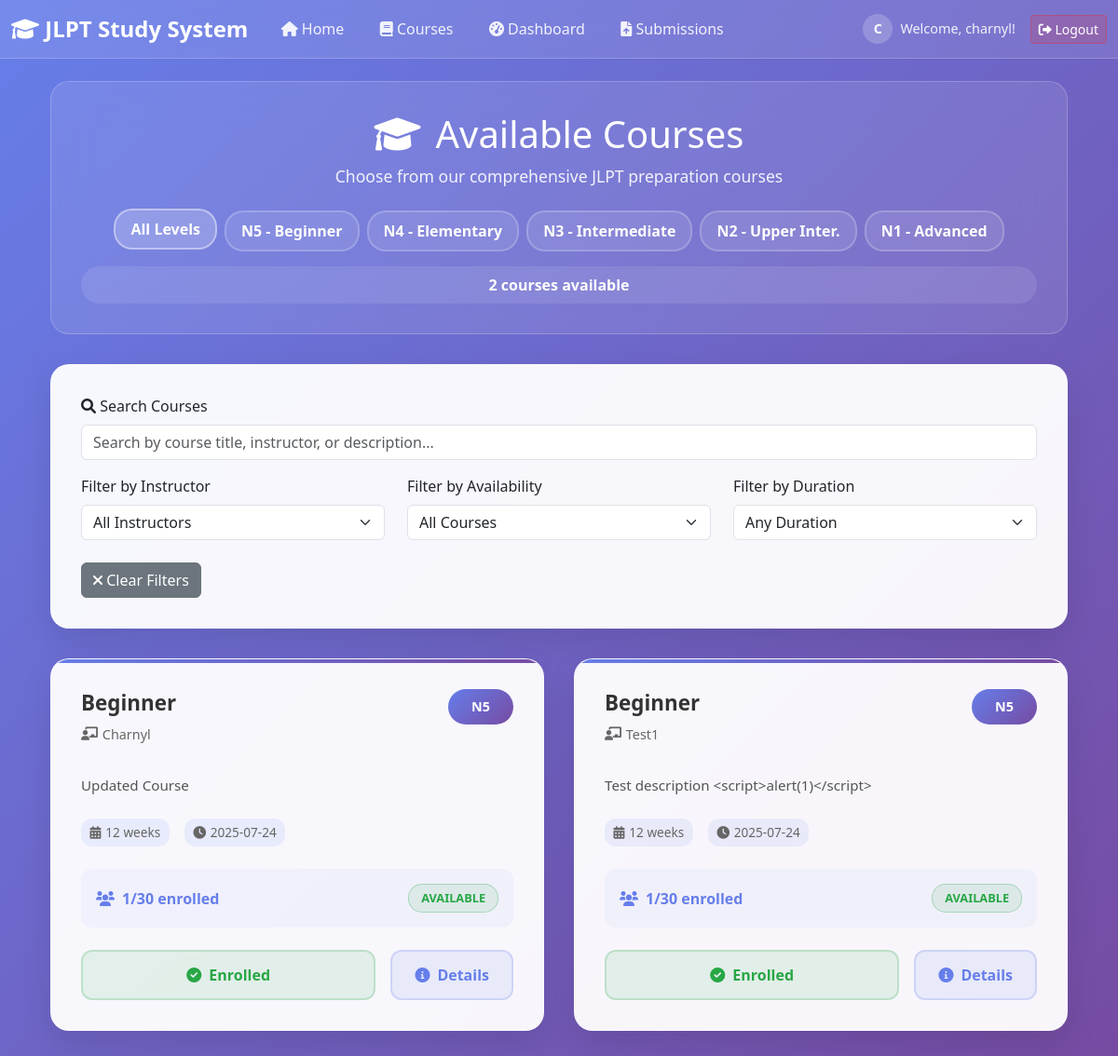
The page /courses (signed in) on the database its author committed.
### tables this page shows
CREATE TABLE courses (
            id INTEGER PRIMARY KEY AUTOINCREMENT,
            title TEXT NOT NULL,
            description TEXT,
            jlpt_level TEXT NOT NULL,
            instructor_name TEXT,
            duration_weeks INTEGER,
            max_students INTEGER,
            status TEXT DEFAULT 'active',
            created_by INTEGER,
            created_at TIMESTAMP DEFAULT CURRENT_TIMESTAMP,
            updated_at TIMESTAMP DEFAULT CURRENT_TIMESTAMP,
            FOREIGN KEY (created_by) REFERENCES admin_users (id)
        );

### app.py (the view)
@app.route('/courses')
def courses():
    try:
        conn = get_db_connection()
        courses_query = '''
            SELECT c.*,
                   (SELECT COUNT(*) FROM enrollments WHERE course_id = c.id AND status = 'approved') as enrolled_count,
                   (SELECT username FROM admin_users WHERE id = c.created_by) as created_by_name
            FROM courses c
            WHERE c.status = 'active'
            ORDER BY c.created_at DESC
        '''
        courses_list = conn.execute(courses_query).fetchall()
        user_enrollments = []
        if 'user_id' in session:
            user_enrollments_query = '''
                SELECT course_id, status, enrolled_at, approved_at
                FROM enrollments
                WHERE user_id = ?
            '''
            user_enrollments = conn.execute(user_enrollments_query, (session['user_id'],)).fetchall()
        courses_data = []
        for course in courses_list:
            course_dict = dict(course)
            if course_dict.get('created_at'):
                course_dict['created_at'] = parse_datetime(course_dict['created_at']).strftime('%Y-%m-%d %H:%M:%S')
            courses_data.append(course_dict)
        enrollments_data = []
        for enrollment in user_enrollments:
            enrollment_dict = dict(enrollment)
            if enrollment_dict.get('enrolled_at'):
                enrollment_dict['enrolled_at'] = parse_datetime(enrollment_dict['enrolled_at']).strftime('%Y-%m-%d %H:%M:%S')
            if enrollment_dict.get('approved_at'):
                enrollment_dict['approved_at'] = parse_datetime(enrollment_dict['approved_at']).strftime('%Y-%m-%d %H:%M:%S')
            enrollments_data.append(enrollment_dict)
        conn.close()
        return render_template('course_list.html',
                             courses=courses_data,
                             user_enrollments=enrollments_data)
    except Exception as e:
        app.logger.error(f'Error loading courses: {str(e)}')
        flash('Error loading courses. Please try again.', 'error')
        return redirect(url_for('index'))

### app.py (called while the page is built)
def get_db_connection():
    conn = sqlite3.connect('jlpt_study.db')
    conn.row_factory = sqlite3.Row
    return conn

@app.context_processor
def inject_session():
    return dict(session=session)

def parse_datetime(date_string):
    if not date_string:
        return datetime.now()
    if isinstance(date_string, datetime):
        return date_string
    try:
        formats = [
            '%Y-%m-%d %H:%M:%S.%f',
            '%Y-%m-%d %H:%M:%S',
            '%Y-%m-%d',
            '%m/%d/%Y %H:%M:%S',
            '%m/%d/%Y'
        ]
        for fmt in formats:
            try:
                return datetime.strptime(str(date_string), fmt)
            except ValueError:
                continue
        from dateutil import parser
        return parser.parse(str(date_string))
    except Exception as e:
        app.logger.warning(f'Could not parse datetime {date_string}: {str(e)}')
        return datetime.now()

### templates/course_list.html (shortened to what this page needs)
{% extends 'base.html' %}
{% block content %}
<div class="container">
    <div class="courses-header">
        <h1 class="courses-title">
            <i class="fas fa-graduation-cap"></i>
            <span>Available Courses</span>
        </h1>
        <p class="courses-subtitle">Choose from our comprehensive JLPT preparation courses</p>
        <div class="level-filter-tabs">
            <button class="level-tab active" onclick="filterByLevel('all')">All Levels</button>
            <button class="level-tab" onclick="filterByLevel('N5')">N5 - Beginner</button>
            <button class="level-tab" onclick="filterByLevel('N4')">N4 - Elementary</button>
            <button class="level-tab" onclick="filterByLevel('N3')">N3 - Intermediate</button>
            <button class="level-tab" onclick="filterByLevel('N2')">N2 - Upper Inter.</button>
            <button class="level-tab" onclick="filterByLevel('N1')">N1 - Advanced</button>
        </div>
        <div class="course-count" id="course-count">
            {{ courses|length }} course{{ 's' if courses|length != 1 else '' }} available
        </div>
    </div>
    <div class="filters-section">
        <div class="form-group search-input">
            <label for="search" class="form-label">
                <i class="fas fa-search"></i> Search Courses
            </label>
            <input type="text" id="search" class="form-control"
                   placeholder="Search by course title, instructor, or description..."
                   onkeyup="filterCourses()">
        </div>
        <div class="filters-row">
            <div class="form-group">
                <label for="instructor-filter" class="form-label">Filter by Instructor</label>
                <select id="instructor-filter" class="form-control form-select" onchange="filterCourses()">
                    <option value="">All Instructors</option>
                </select>
            </div>
            <div class="form-group">
                <label for="status-filter" class="form-label">Filter by Availability</label>
                <select id="status-filter" class="form-control form-select" onchange="filterCourses()">
                    <option value="">All Courses</option>
                </select>
            </div>
            <div class="form-group">
                <label for="duration-filter" class="form-label">Filter by Duration</label>
                <select id="duration-filter" class="form-control form-select" onchange="filterCourses()">
                    <option value="">Any Duration</option>
                </select>
            </div>
            <div class="form-group">
                <button class="btn btn-secondary" onclick="clearFilters()">
                    <i class="fas fa-times"></i> Clear Filters
                </button>
            </div>
        </div>
    </div>
    {% if courses %}
    <div class="courses-grid" id="courses-grid">
        {% for course in courses %}
        <div class="course-card"
             data-level="{{ course.jlpt_level }}"
             data-instructor="{{ course.instructor_name or '' }}"
             data-duration="{{ course.duration_weeks or 0 }}"
             data-enrolled="{{ course.enrolled_count or 0 }}"
             data-max="{{ course.max_students or 999 }}">
            <div class="course-header">
                <div class="course-info">
                    <h3 class="course-title">{{ course.title }}</h3>
                    <div class="course-instructor">
                        <i class="fas fa-chalkboard-teacher"></i>
                        {{ course.instructor_name or 'No instructor assigned' }}
                    </div>
                </div>
                <div class="course-level">{{ course.jlpt_level }}</div>
            </div>
            {% if course.description %}
            <div class="course-description">{{ course.description }}</div>
            {% endif %}
            <div class="course-meta">
                {% if course.duration_weeks %}
                <div class="meta-item">
                    <i class="fas fa-calendar-alt"></i>
                    <span>{{ course.duration_weeks }} weeks</span>
                </div>
                {% endif %}
                <div class="meta-item">
                    <i class="fas fa-clock"></i>
                    <span>{{ course.created_at[:10] if course.created_at else 'Recently added' }}</span>
                </div>
            </div>
            <div class="course-stats">
                <div class="enrollment-info">
                    <i class="fas fa-users"></i>
                    <span>{{ course.enrolled_count or 0 }}{% if course.max_students %}/{{ course.max_students }}{% endif %} enrolled</span>
                </div>
                {% set spots_left = (course.max_students or 999) - (course.enrolled_count or 0) %}
                {% if course.max_students %}
                    {% if spots_left <= 0 %}
                        <div class="availability-status status-full">Course Full</div>
                    {% elif spots_left <= 5 %}
                        <div class="availability-status status-limited">{{ spots_left }} spots left</div>
                    {% else %}
                        <div class="availability-status status-available">Available</div>
                    {% endif %}
                {% else %}
                    <div class="availability-status status-available">Open Enrollment</div>
                {% endif %}
            </div>
            <div class="course-actions">
                {% if session.user_id %}
                    {% set user_enrollment = user_enrollments|selectattr('course_id', 'equalto', course.id)|first %}
                    {% if user_enrollment %}
                        {% if user_enrollment.status == 'approved' %}
                            <button class="btn-enroll btn-enrolled" disabled style="flex: 1;">
                                <i class="fas fa-check-circle"></i> Enrolled
                            </button>
                        {% elif user_enrollment.status == 'pending' %}
                            <button class="btn-enroll btn-pending" disabled style="flex: 1;">
                                <i class="fas fa-clock"></i> Pending
                            </button>
                        {% else %}
                            <button class="btn-enroll btn-rejected" disabled style="flex: 1;">
                                <i class="fas fa-times-circle"></i> Rejected
                            </button>
                        {% endif %}
                        <a href="/courses/{{ course.id }}" class="btn-view">
                            <i class="fas fa-info-circle"></i> Details
                        </a>
                    {% endif %}
                {% endif %}
            </div>
        </div>
        {% endfor %}
    </div>
    {% endif %}
</div>
{% endblock %}

### templates/base.html (shortened to what this page needs)
<!DOCTYPE html>
<html lang="en">
<head>
    <link href="https://cdn.jsdelivr.net/npm/bootstrap@5.3.0/dist/css/bootstrap.min.css" rel="stylesheet">
    <link rel="stylesheet" href="https://cdnjs.cloudflare.com/ajax/libs/font-awesome/6.0.0/css/all.min.css">
</head>
<body>
<nav class="navbar navbar-expand-lg navbar-dark mb-4">
    <div class="container-fluid">
        <a class="navbar-brand" href="/">
            <i class="fas fa-graduation-cap"></i>
            JLPT Study System
        </a>
        <div class="collapse navbar-collapse" id="navbarNav">
            <ul class="navbar-nav me-auto">
                <li class="nav-item">
                    <a class="nav-link" href="/">
                        <i class="fas fa-home"></i> Home
                    </a>
                </li>
                <li class="nav-item">
                    <a class="nav-link" href="/courses">
                        <i class="fas fa-book"></i> Courses
                    </a>
                </li>
                {% if session.user_id %}
                <li class="nav-item">
                    <a class="nav-link" href="/dashboard">
                        <i class="fas fa-tachometer-alt"></i> Dashboard
                    </a>
                </li>
                <li class="nav-item">
                    <a class="nav-link" href="/submissions">
                        <i class="fas fa-file-upload"></i> Submissions
                    </a>
                </li>
                {% endif %}
            </ul>
            <div class="d-flex align-items-center">
                {% if session.user_id %}
                    <div class="user-info">
                        <div class="user-avatar">
                            {{ session.username[0].upper() if session.username else 'U' }}
                        </div>
                        <span>Welcome, {{ session.username }}!</span>
                    </div>
                    <a href="/logout" class="btn btn-logout btn-sm">
                        <i class="fas fa-sign-out-alt"></i> Logout
                    </a>
                {% endif %}
            </div>
        </div>
    </div>
</nav>
<div class="container">
    {% block content %}{% endblock %}
</div>
</body>
</html>

### templates/base.html (style rules this page uses)
body { font-family: 'Segoe UI', Tahoma, Geneva, Verdana, sans-serif; background: linear-gradient(135deg, #667eea 0%, #764ba2 100%); min-height: 100vh; }
.navbar { background: rgba(255, 255, 255, 0.1) !important; backdrop-filter: blur(20px); border-bottom: 1px solid rgba(255, 255, 255, 0.2); }
.navbar-brand { font-weight: bold; font-size: 1.5rem; color: white !important; }
.navbar-nav .nav-link { color: rgba(255, 255, 255, 0.9) !important; font-weight: 500; transition: all 0.3s ease; margin: 0 0.2rem; border-radius: 8px; padding: 0.5rem 1rem !important; }
.user-info { color: rgba(255, 255, 255, 0.9); font-size: 0.9rem; margin-right: 1rem; display: flex; align-items: center; gap: 0.5rem; }
.user-avatar { width: 32px; height: 32px; background: rgba(255, 255, 255, 0.2); border-radius: 50%; display: flex; align-items: center; justify-content: center; color: white; font-weight: bold; }
.btn-logout { background: rgba(220, 53, 69, 0.2); border: 1px solid rgba(220, 53, 69, 0.4); color: white; transition: all 0.3s ease; }

### rows shown on the page
courses: username "charnyl", title "Beginner", instructor_name "Charnyl", jlpt_level "N5", description "Updated Course", duration_weeks "12", created_at "2025-07-24", created_by "1", max_students "30", shows "AVAILABLE"
courses: title "Beginner", instructor_name "Test1", jlpt_level "N5", description "Test description <script>alert(1)</script>", duration_weeks "12", created_at "2025-07-24", enrolled_count "1", max_students "30", shows "AVAILABLE"

### other values the page prints
{{ session.username[0].upper() if session.username else 'U' }} "C"
{{ courses|length }} "2"
{{ 's' if courses|length != 1 else '' }} "s"
